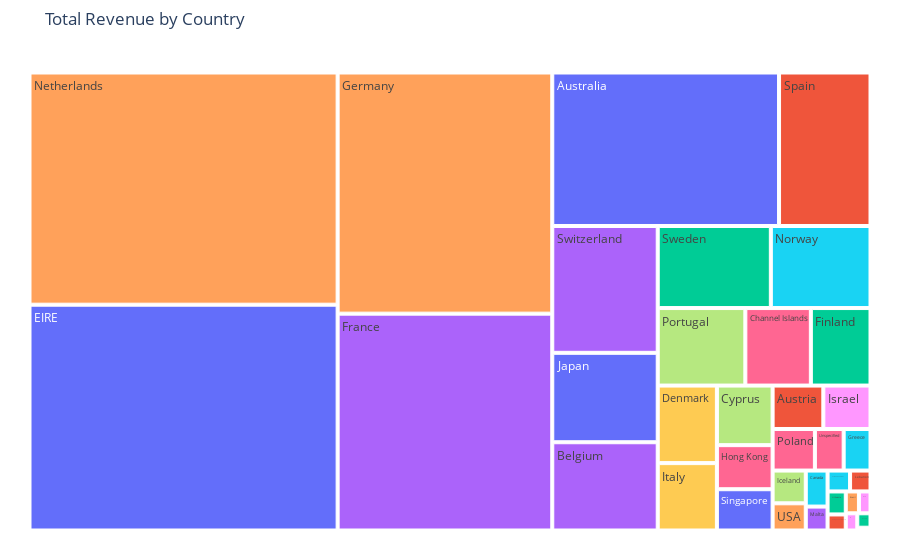

Source (notebook cell):
### Code cell
fig = px.treemap(country_summary[country_summary["Country"] != "United Kingdom"], 
                 path=["Country"], 
                 values="total_revenue",
                 title="Total Revenue by Country",
                 color="Country")

fig.update_layout(margin=dict(t=50, l=25, r=25, b=25))

fig.show()

### Figure 1 — Plotly figure (JSON) as saved in the notebook; plotly's stock layout.template omitted (floating-point values rounded to 4 significant figures)
{"data": [{"branchvalues": "total", "customdata": [["Australia"], ["Austria"], ["Bahrain"], ["Belgium"], ["Brazil"], ["Canada"], ["Channel Islands"], ["Cyprus"], ["Czech Republic"], ["Denmark"], ["EIRE"], ["European Community"], ["Finland"], ["France"], ["Germany"], ["Greece"], ["Hong Kong"], ["Iceland"], ["Israel"], ["Italy"], ["Japan"], ["Lebanon"], ["Lithuania"], ["Malta"], ["Netherlands"], ["Norway"], ["Poland"], ["Portugal"], ["RSA"], ["Saudi Arabia"], ["Singapore"], ["Spain"], ["Sweden"], ["Switzerland"], ["USA"], ["United Arab Emirates"], ["Unspecified"]], "domain": {"x": [0, 1], "y": [0, 1]}, "hovertemplate": "labels=%{label}<br>total_revenue=%{value}<br>parent=%{parent}<br>id=%{id}<br>Country=%{customdata[0]}<extra></extra>", "ids": ["Australia", "Austria", "Bahrain", "Belgium", "Brazil", "Canada", "Channel Islands", "Cyprus", "Czech Republic", "Denmark", "EIRE", "European Community", "Finland", "France", "Germany", "Greece", "Hong Kong", "Iceland", "Israel", "Italy", "Japan", "Lebanon", "Lithuania", "Malta", "Netherlands", "Norway", "Poland", "Portugal", "RSA", "Saudi Arabia", "Singapore", "Spain", "Sweden", "Switzerland", "USA", "United Arab Emirates", "Unspecified"], "labels": ["Australia", "Austria", "Bahrain", "Belgium", "Brazil", "Canada", "Channel Islands", "Cyprus", "Czech Republic", "Denmark", "EIRE", "European Community", "Finland", "France", "Germany", "Greece", "Hong Kong", "Iceland", "Israel", "Italy", "Japan", "Lebanon", "Lithuania", "Malta", "Netherlands", "Norway", "Poland", "Portugal", "RSA", "Saudi Arabia", "Singapore", "Spain", "Sweden", "Switzerland", "USA", "United Arab Emirates", "Unspecified"], "marker": {"colors": ["#636efa", "#EF553B", "#00cc96", "#ab63fa", "#FFA15A", "#19d3f3", "#FF6692", "#B6E880", "#FF97FF", "#FECB52", "#636efa", "#EF553B", "#00cc96", "#ab63fa", "#FFA15A", "#19d3f3", "#FF6692", "#B6E880", "#FF97FF", "#FECB52", "#636efa", "#EF553B", "#00cc96", "#ab63fa", "#FFA15A", "#19d3f3", "#FF6692", "#B6E880", "#FF97FF", "#FECB52", "#636efa", "#EF553B", "#00cc96", "#ab63fa", "#FFA15A", "#19d3f3", "#FF6692"]}, "name": "", "parents": ["", "", "", "", "", "", "", "", "", "", "", "", "", "", "", "", "", "", "", "", "", "", "", "", "", "", "", "", "", "", "", "", "", "", "", "", ""], "type": "treemap", "values": [138100.0, 8743.0, 754.1, 36930.0, 1144.0, 3115.0, 20150.0, 13170.0, 786.7, 18210.0, 276100.0, 1159.0, 18340.0, 184700.0, 205400.0, 4426.0, 9744.0, 4310.0, 8129.0, 15820.0, 37420.0, 1694.0, 1661.0, 2071.0, 283900.0, 32450.0, 6975.0, 26950.0, 1002.0, 145.9, 9120.0, 55710.0, 36830.0, 53070.0, 3580.0, 1865.0, 4741.0]}], "layout": {"legend": {"tracegroupgap": 0}, "margin": {"b": 25, "l": 25, "r": 25, "t": 50}, "title": {"text": "Total Revenue by Country"}}}
